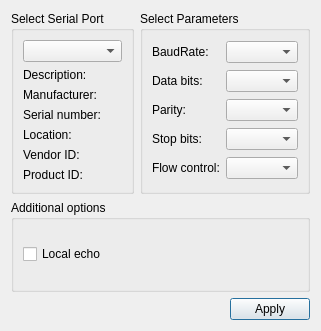
<?xml version="1.0" encoding="UTF-8"?>
<ui version="4.0">
 <class>SettingsDialog</class>
 <widget class="QDialog" name="SettingsDialog">
  <property name="geometry">
   <rect>
    <x>0</x>
    <y>0</y>
    <width>321</width>
    <height>331</height>
   </rect>
  </property>
  <property name="windowTitle">
   <string>Settings</string>
  </property>
  <layout class="QGridLayout" name="gridLayout_3">
   <item row="0" column="1">
    <widget class="QGroupBox" name="parametersBox">
     <property name="title">
      <string>Select Parameters</string>
     </property>
     <layout class="QGridLayout" name="gridLayout_2">
      <item row="0" column="0">
       <widget class="QLabel" name="baudRateLabel">
        <property name="text">
         <string>BaudRate:</string>
        </property>
       </widget>
      </item>
      <item row="0" column="1">
       <widget class="QComboBox" name="baudRateBox"/>
      </item>
      <item row="1" column="0">
       <widget class="QLabel" name="dataBitsLabel">
        <property name="text">
         <string>Data bits:</string>
        </property>
       </widget>
      </item>
      <item row="1" column="1">
       <widget class="QComboBox" name="dataBitsBox"/>
      </item>
      <item row="2" column="0">
       <widget class="QLabel" name="parityLabel">
        <property name="text">
         <string>Parity:</string>
        </property>
       </widget>
      </item>
      <item row="2" column="1">
       <widget class="QComboBox" name="parityBox"/>
      </item>
      <item row="3" column="0">
       <widget class="QLabel" name="stopBitsLabel">
        <property name="text">
         <string>Stop bits:</string>
        </property>
       </widget>
      </item>
      <item row="3" column="1">
       <widget class="QComboBox" name="stopBitsBox"/>
      </item>
      <item row="4" column="0">
       <widget class="QLabel" name="flowControlLabel">
        <property name="text">
         <string>Flow control:</string>
        </property>
       </widget>
      </item>
      <item row="4" column="1">
       <widget class="QComboBox" name="flowControlBox"/>
      </item>
     </layout>
    </widget>
   </item>
   <item row="0" column="0">
    <widget class="QGroupBox" name="selectBox">
     <property name="title">
      <string>Select Serial Port</string>
     </property>
     <layout class="QGridLayout" name="gridLayout">
      <item row="0" column="0">
       <widget class="QComboBox" name="serialPortInfoListBox"/>
      </item>
      <item row="1" column="0">
       <widget class="QLabel" name="descriptionLabel">
        <property name="text">
         <string>Description:</string>
        </property>
       </widget>
      </item>
      <item row="2" column="0">
       <widget class="QLabel" name="manufacturerLabel">
        <property name="text">
         <string>Manufacturer:</string>
        </property>
       </widget>
      </item>
      <item row="3" column="0">
       <widget class="QLabel" name="serialNumberLabel">
        <property name="text">
         <string>Serial number:</string>
        </property>
       </widget>
      </item>
      <item row="4" column="0">
       <widget class="QLabel" name="locationLabel">
        <property name="text">
         <string>Location:</string>
        </property>
       </widget>
      </item>
      <item row="5" column="0">
       <widget class="QLabel" name="vidLabel">
        <property name="text">
         <string>Vendor ID:</string>
        </property>
       </widget>
      </item>
      <item row="6" column="0">
       <widget class="QLabel" name="pidLabel">
        <property name="text">
         <string>Product ID:</string>
        </property>
       </widget>
      </item>
     </layout>
    </widget>
   </item>
   <item row="2" column="0" colspan="2">
    <layout class="QHBoxLayout" name="horizontalLayout">
     <item>
      <spacer name="horizontalSpacer">
       <property name="orientation">
        <enum>Qt::Horizontal</enum>
       </property>
       <property name="sizeHint" stdset="0">
        <size>
         <width>96</width>
         <height>20</height>
        </size>
       </property>
      </spacer>
     </item>
     <item>
      <widget class="QPushButton" name="applyButton">
       <property name="text">
        <string>Apply</string>
       </property>
      </widget>
     </item>
    </layout>
   </item>
   <item row="1" column="0" colspan="2">
    <widget class="QGroupBox" name="additionalOptionsGroupBox">
     <property name="title">
      <string>Additional options</string>
     </property>
     <layout class="QVBoxLayout" name="verticalLayout">
      <item>
       <widget class="QCheckBox" name="localEchoCheckBox">
        <property name="enabled">
         <bool>true</bool>
        </property>
        <property name="text">
         <string>Local echo</string>
        </property>
        <property name="checked">
         <bool>false</bool>
        </property>
       </widget>
      </item>
     </layout>
    </widget>
   </item>
  </layout>
 </widget>
 <resources/>
 <connections/>
</ui>
